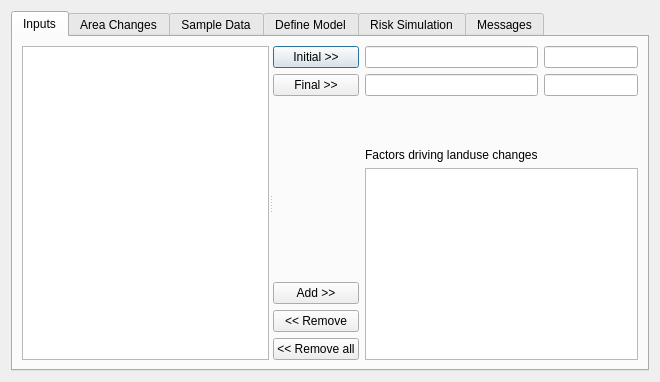
<?xml version="1.0" encoding="UTF-8"?>
<ui version="4.0">
 <class>Dialog</class>
 <widget class="QDialog" name="Dialog">
  <property name="geometry">
   <rect>
    <x>0</x>
    <y>0</y>
    <width>660</width>
    <height>382</height>
   </rect>
  </property>
  <property name="windowTitle">
   <string>MOLUSCE</string>
  </property>
  <layout class="QVBoxLayout" name="verticalLayout">
   <item>
    <widget class="QTabWidget" name="tabWidget">
     <property name="currentIndex">
      <number>0</number>
     </property>
     <widget class="QWidget" name="tabInputs">
      <attribute name="title">
       <string>Inputs</string>
      </attribute>
      <layout class="QVBoxLayout" name="verticalLayout_2">
       <item>
        <widget class="QSplitter" name="splitter">
         <property name="orientation">
          <enum>Qt::Horizontal</enum>
         </property>
         <widget class="QListWidget" name="lstLayers">
          <property name="editTriggers">
           <set>QAbstractItemView::NoEditTriggers</set>
          </property>
          <property name="alternatingRowColors">
           <bool>true</bool>
          </property>
         </widget>
         <widget class="QWidget" name="widget" native="true">
          <layout class="QVBoxLayout" name="verticalLayout_3">
           <item>
            <layout class="QGridLayout" name="gridLayout_2">
             <item row="3" column="1">
              <widget class="QLabel" name="label">
               <property name="text">
                <string>Factors driving landuse changes</string>
               </property>
              </widget>
             </item>
             <item row="0" column="0">
              <widget class="QPushButton" name="btnSetInitialRaster">
               <property name="text">
                <string>Initial &gt;&gt;</string>
               </property>
              </widget>
             </item>
             <item row="0" column="1">
              <widget class="QLineEdit" name="leInitRasterName"/>
             </item>
             <item row="1" column="0">
              <widget class="QPushButton" name="btnSetFinalRaster">
               <property name="text">
                <string>Final &gt;&gt;</string>
               </property>
              </widget>
             </item>
             <item row="0" column="2">
              <widget class="QLineEdit" name="leInitYear"/>
             </item>
             <item row="1" column="1">
              <widget class="QLineEdit" name="leFinalRasterName"/>
             </item>
             <item row="1" column="2">
              <widget class="QLineEdit" name="leFinalYear"/>
             </item>
             <item row="4" column="1" rowspan="5" colspan="2">
              <widget class="QListWidget" name="lstFactors">
               <property name="editTriggers">
                <set>QAbstractItemView::NoEditTriggers</set>
               </property>
               <property name="alternatingRowColors">
                <bool>true</bool>
               </property>
              </widget>
             </item>
             <item row="2" column="1">
              <spacer name="verticalSpacer">
               <property name="orientation">
                <enum>Qt::Vertical</enum>
               </property>
               <property name="sizeHint" stdset="0">
                <size>
                 <width>20</width>
                 <height>40</height>
                </size>
               </property>
              </spacer>
             </item>
             <item row="8" column="0">
              <widget class="QPushButton" name="btnRemoveAllFactors">
               <property name="text">
                <string>&lt;&lt; Remove all</string>
               </property>
              </widget>
             </item>
             <item row="7" column="0">
              <widget class="QPushButton" name="btnRemoveFactor">
               <property name="text">
                <string>&lt;&lt; Remove</string>
               </property>
              </widget>
             </item>
             <item row="6" column="0">
              <widget class="QPushButton" name="btnAddFactor">
               <property name="text">
                <string>Add &gt;&gt;</string>
               </property>
              </widget>
             </item>
            </layout>
           </item>
          </layout>
         </widget>
        </widget>
       </item>
      </layout>
     </widget>
     <widget class="QWidget" name="tabAreaChanges">
      <attribute name="title">
       <string>Area Changes</string>
      </attribute>
      <layout class="QGridLayout" name="gridLayout">
       <item row="0" column="0">
        <widget class="QLabel" name="label_2">
         <property name="text">
          <string>Class statistics</string>
         </property>
        </widget>
       </item>
       <item row="2" column="0">
        <widget class="QLabel" name="label_3">
         <property name="text">
          <string>Transition matrix</string>
         </property>
        </widget>
       </item>
       <item row="4" column="0">
        <widget class="QPushButton" name="btnUpdateStatistics">
         <property name="text">
          <string>Update table</string>
         </property>
        </widget>
       </item>
       <item row="4" column="1">
        <widget class="QPushButton" name="btnCreateChangeMap">
         <property name="text">
          <string>Create changes map</string>
         </property>
        </widget>
       </item>
       <item row="1" column="0" colspan="2">
        <widget class="MolusceTableWidget" name="tblStatistics"/>
       </item>
       <item row="3" column="0" colspan="2">
        <widget class="MolusceTableWidget" name="tblTransMatrix"/>
       </item>
      </layout>
     </widget>
     <widget class="QWidget" name="tabSamples">
      <attribute name="title">
       <string>Sample Data</string>
      </attribute>
     </widget>
     <widget class="QWidget" name="tabModel">
      <attribute name="title">
       <string>Define Model</string>
      </attribute>
     </widget>
     <widget class="QWidget" name="tabSimulation">
      <attribute name="title">
       <string>Risk Simulation</string>
      </attribute>
     </widget>
     <widget class="QWidget" name="tabMessages">
      <attribute name="title">
       <string>Messages</string>
      </attribute>
      <layout class="QVBoxLayout" name="verticalLayout_4">
       <item>
        <widget class="QTextEdit" name="txtMessages">
         <property name="undoRedoEnabled">
          <bool>false</bool>
         </property>
         <property name="readOnly">
          <bool>true</bool>
         </property>
        </widget>
       </item>
      </layout>
     </widget>
    </widget>
   </item>
  </layout>
 </widget>
 <customwidgets>
  <customwidget>
   <class>MolusceTableWidget</class>
   <extends>QTableWidget</extends>
   <header>moluscetablewidget</header>
  </customwidget>
 </customwidgets>
 <resources/>
 <connections/>
</ui>
